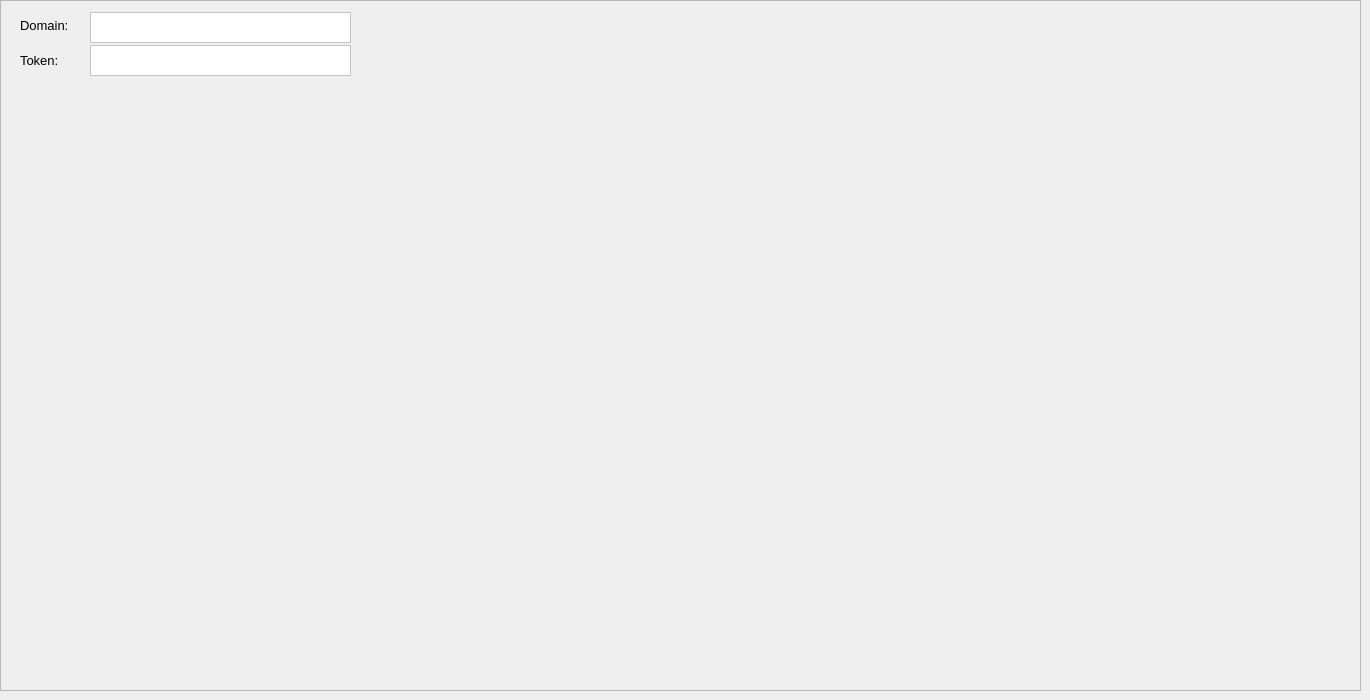
    <widget class="QWidget" name="tabAllPaymentSetup">
     <attribute name="title">
      <string>Allpayment Setup</string>
     </attribute>
     <widget class="QFrame" name="frame_29">
      <property name="geometry">
       <rect>
        <x>0</x>
        <y>0</y>
        <width>1361</width>
        <height>691</height>
       </rect>
      </property>
      <property name="frameShape">
       <enum>QFrame::StyledPanel</enum>
      </property>
      <property name="frameShadow">
       <enum>QFrame::Raised</enum>
      </property>
      <widget class="QTextEdit" name="textEditAllPaymentToken">
       <property name="geometry">
        <rect>
         <x>90</x>
         <y>45</y>
         <width>261</width>
         <height>31</height>
        </rect>
       </property>
       <property name="font">
        <font>
         <family>Segoe UI</family>
         <pointsize>10</pointsize>
        </font>
       </property>
       <property name="styleSheet">
        <string notr="true">background-color: rgb(255, 255, 255);
color: rgb(0, 0, 0);</string>
       </property>
      </widget>
      <widget class="QTextEdit" name="textEditAllPaymentDomain">
       <property name="geometry">
        <rect>
         <x>90</x>
         <y>12</y>
         <width>261</width>
         <height>31</height>
        </rect>
       </property>
       <property name="font">
        <font>
         <family>Segoe UI</family>
         <pointsize>10</pointsize>
        </font>
       </property>
       <property name="styleSheet">
        <string notr="true">background-color: rgb(255, 255, 255);
color: rgb(0, 0, 0);</string>
       </property>
      </widget>
      <widget class="QLabel" name="label_101">
       <property name="geometry">
        <rect>
         <x>20</x>
         <y>15</y>
         <width>71</width>
         <height>21</height>
        </rect>
       </property>
       <property name="font">
        <font>
         <family>Segoe UI</family>
         <pointsize>10</pointsize>
        </font>
       </property>
       <property name="text">
        <string>Domain:</string>
       </property>
      </widget>
      <widget class="QLabel" name="label_102">
       <property name="geometry">
        <rect>
         <x>20</x>
         <y>50</y>
         <width>61</width>
         <height>21</height>
        </rect>
       </property>
       <property name="font">
        <font>
         <family>Segoe UI</family>
         <pointsize>10</pointsize>
        </font>
       </property>
       <property name="text">
        <string>Token:</string>
       </property>
      </widget>
     </widget>
    </widget>
